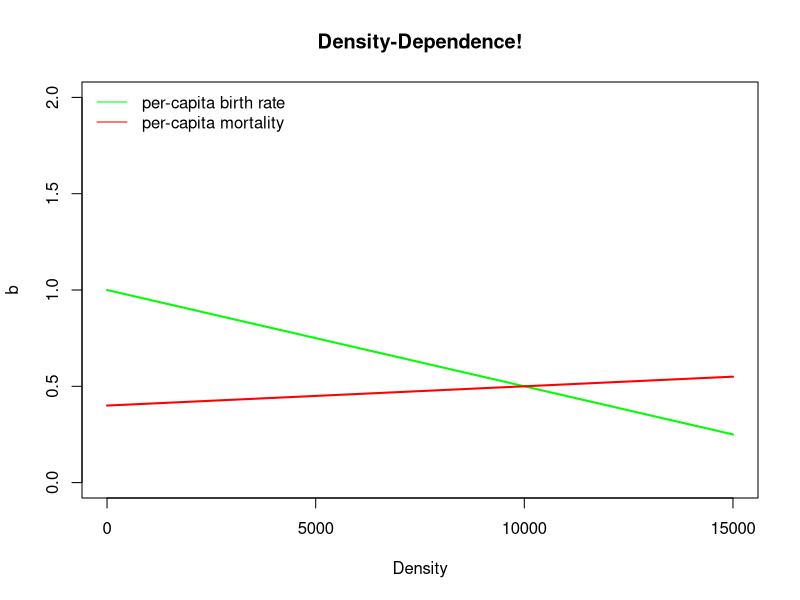

This figure's R source:
## ---- chunk 1
knitr::opts_chunk$set(echo = TRUE, cache = TRUE)
## ---- chunk 2

Density <- seq(0,15000,10)  # create a sequence of numbers from 0 to 500, representing a range of population densities

## CONSTANTS

b_max <- 1   # maximum reproduction (at low densities)
d_min <- 0.4  # minimum mortality (at low densities)

a <- 0.00005    # D-D terms
c <- 0.00001

b <- b_max - a*Density
d <- d_min + c*Density

plot(Density,b,type="l",col="green",lwd=2,ylim=c(0,2),main="Density-Dependence!",xlim=c(0,15000))
points(Density,d,type="l",col="red",lwd=2)
legend("topleft",col=c("green","red"),lty=c(1,1),legend=c("per-capita birth rate","per-capita mortality"),bty="n")

  

